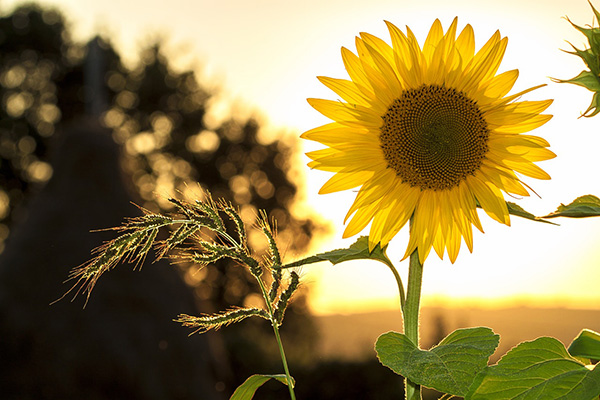
#> input picture sampel.jpg, 600 x 400 px, found by its file name
$ python hill.py
#> lines starting #> are read from the running program, lines starting #| are printed output that depends on the picture
import imageio as img
import numpy as np
import matplotlib.pyplot as plt

def isOne (m) :
    a = m [0] [0]
    b = m [0] [1]
    c = m [1] [0]
    d = m [1] [1]
    return (a*d) - (b*c)==1

def encrypt (image,m) :
    if not isOne (m) :
        return "Determinan Matriks harus 1"
    result = np.zeros_like(image)
    a = m [0] [0]
    b = m [0] [1]
    c = m [1] [0]
    d = m [1] [1]
    for i in range(0,image.shape[0]-1,2) :
        for j in range(0,image.shape[1]-1,2) :
            r1 = ((image[i,j,0] * a)+(image[i+1,j,0] * c))%256
            r2 = ((image[i,j,0] * b)+(image[i+1,j,0] * d))%256

            g1 = ((image[i,j,1] * a)+(image[i+1,j,1] * c))%256
            g2 = ((image[i,j,1] * b)+(image[i+1,j,1] * d))%256

            b1 = ((image[i,j,2] * a)+(image[i+1,j,2] * c))%256
            b2 = ((image[i,j,2] * b)+(image[i+1,j,2] * d))%256


            result[i,j,0]= r1
            result[i+1,j,0]=r2
            result[i,j,1]= g1
            result[i+1,j,1]=g2
            result[i,j,2]= b1
            result[i+1,j,2]=b2
    return result

image = img.imread("D:/PCD14\sampel.jpg")
#> image is the input picture: shape (400, 600, 3); mean R, G, B 146.8, 128.9, 78.6
m = np.array([
    [3,2],
    [7,5]
])
imgEnc = encrypt(image,m)
#> after the loop in encrypt, `for i in range(0,image.shape[0]-1,2) :`:
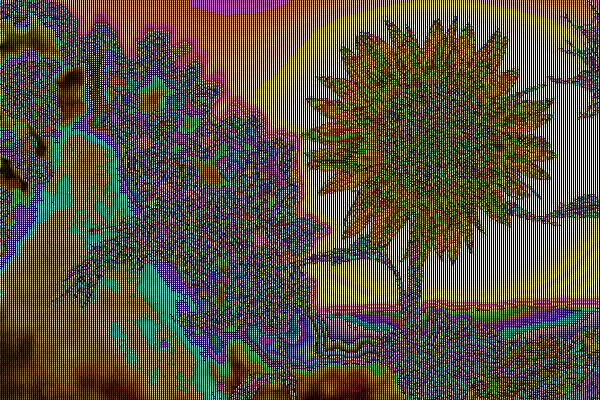
#> result: shape (400, 600, 3); mean R, G, B 83.1, 75.1, 57
plt.figure(figsize=(10,10))
plt.subplot(1,3,1)
plt.imshow(image)
plt.subplot(1,3,2)
plt.imshow(imgEnc)
plt.show()
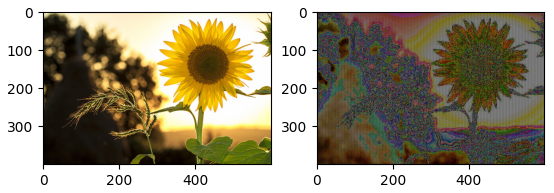
#> figure drawn by matplotlib, 2 panels
